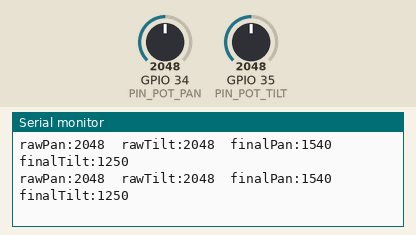
This sketch was run on a simulated ESP32. On the bench: the last lines printed to the serial monitor. Inputs (shaded band) come from the test bench; at power-on: GPIO 34 (PIN_POT_PAN) = 2048, GPIO 35 (PIN_POT_TILT) = 2048.

Above: at 1.7 s.
1.8 s: GPIO 34 (PIN_POT_PAN) set to 2170
At 2.3 s:
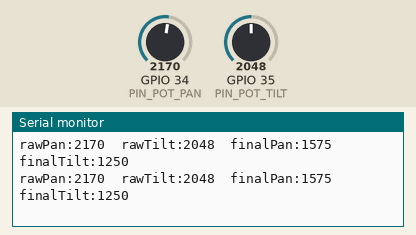
3.3 s: GPIO 35 (PIN_POT_TILT) set to 2170
At 4.1 s:
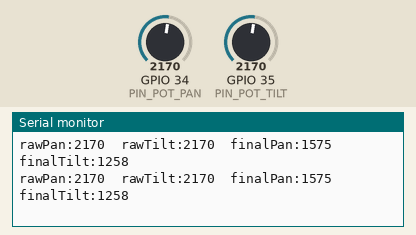
4.8 s: GPIO 34 (PIN_POT_PAN) set to 2090
At 5.7 s:
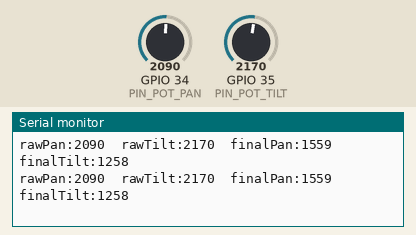
6.3 s: GPIO 35 (PIN_POT_TILT) set to 2090
At 6.8 s:
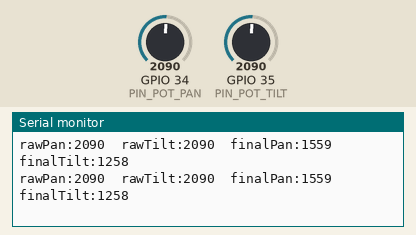
Timing chart, 0 to 8.8 s (numbered marks = the images above; inputs shaded):
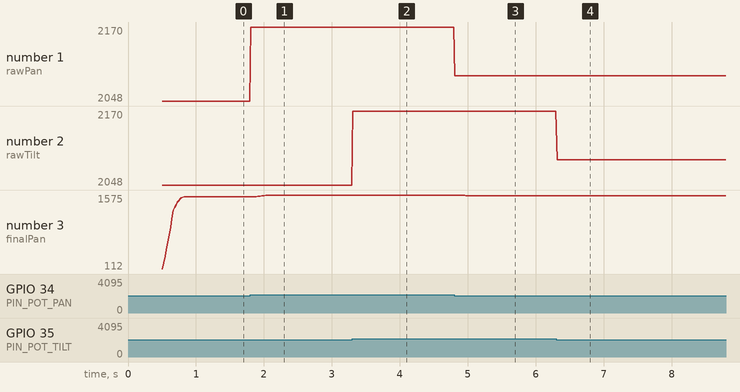

The sketch:

transmitter.ino
```cpp
/*
 * transmitter.ino — ESP32 Pan-Tilt Head Transmitter
 *
 * Reads two potentiometers (pan and tilt) and sends their mapped
 * positions to the receiver via ESP-NOW.
 *
 * SETUP:
 *   1. Flash receiver.ino first.
 *   2. Verify receiver MAC matches RECEIVER_MAC below.
 *   3. Flash this sketch.
 *
 * WIRING:
 *   Pan potentiometer  → GPIO34 (ADC input)
 *   Tilt potentiometer → GPIO35 (ADC input)
 *   Potentiometer VCC  → 3.3V
 *   Potentiometer GND  → GND
 */

#include <WiFi.h>
#include <esp_now.h>

// ---------------------------------------------------------------------------
// *** Receiver MAC address (must match receiver's hardcoded MAC) ***
// ---------------------------------------------------------------------------
static uint8_t RECEIVER_MAC[6] = {0x08, 0xB6, 0x1F, 0xB8, 0xA3, 0xD0};

// ---------------------------------------------------------------------------
// Pin & timing constants
// ---------------------------------------------------------------------------
static constexpr int PIN_POT_PAN = 34;  // ADC input for pan pot
static constexpr int PIN_POT_TILT = 35; // ADC input for tilt pot

static constexpr int TX_INTERVAL_MS = 20; // send rate (50 Hz)

// ADC is 12-bit: 0–4095, mapped to per-axis pulse width ranges below
static constexpr int ADC_MIN = 0;
static constexpr int ADC_MAX = 4095;
static constexpr int PAN_PULSE_MIN = 950;   // microseconds
static constexpr int PAN_PULSE_MAX = 2130;  // microseconds
static constexpr int TILT_PULSE_MIN = 1000; // microseconds
static constexpr int TILT_PULSE_MAX = 1500; // microseconds

// Moving average filter to reduce noise (number of samples to average)
static constexpr int FILTER_SIZE = 9;

// Secondary moving average after deadband to smooth the final output.
static constexpr int OUTPUT_FILTER_SIZE = 9;

// Deadband in pulse-width units: the output must move by at least this much
// before the transmitter treats it as a real change.
static constexpr int DEADBAND_US = 8;

// ---------------------------------------------------------------------------
// Shared packet struct — must match receiver.ino exactly
// ---------------------------------------------------------------------------
typedef struct __attribute__((packed))
{
    uint16_t pan_us;  // intended for receiver PAN range (PAN_MIN_US..PAN_MAX_US)
    uint16_t tilt_us; // intended for receiver TILT range (TILT_MIN_US..TILT_MAX_US)
} PanTiltPacket;

// ---------------------------------------------------------------------------
// Helpers
// ---------------------------------------------------------------------------

// Simple moving average filter to reduce ADC noise
class MovingAverageFilter
{
private:
    int buffer[FILTER_SIZE];
    int index = 0;
    int sum = 0;
    bool filled = false;

public:
    MovingAverageFilter()
    {
        for (int i = 0; i < FILTER_SIZE; i++)
            buffer[i] = 0;
    }

    int update(int newValue)
    {
        if (filled)
            sum -= buffer[index];

        buffer[index] = newValue;
        sum += newValue;
        index = (index + 1) % FILTER_SIZE;

        if (!filled && index == 0)
            filled = true;

        return sum / FILTER_SIZE;
    }
};

// Statefully suppress tiny output changes so jitter does not get transmitted.
class DeadbandFilter
{
private:
    int lastValue = 0;
    bool initialized = false;

public:
    int update(int newValue)
    {
        if (!initialized)
        {
            lastValue = newValue;
            initialized = true;
            return lastValue;
        }

        if (abs(newValue - lastValue) >= DEADBAND_US)
            lastValue = newValue;

        return lastValue;
    }
};

// Secondary moving average to soften jumps after the deadband has locked
// onto a new value.
class OutputMovingAverageFilter
{
private:
    int buffer[OUTPUT_FILTER_SIZE];
    int index = 0;
    int sum = 0;
    bool filled = false;

public:
    OutputMovingAverageFilter()
    {
        for (int i = 0; i < OUTPUT_FILTER_SIZE; i++)
            buffer[i] = 0;
    }

    int update(int newValue)
    {
        if (filled)
            sum -= buffer[index];

        buffer[index] = newValue;
        sum += newValue;
        index = (index + 1) % OUTPUT_FILTER_SIZE;

        if (!filled && index == 0)
            filled = true;

        return sum / OUTPUT_FILTER_SIZE;
    }
};

// Global filter instances
MovingAverageFilter panFilter;
MovingAverageFilter tiltFilter;
DeadbandFilter panDeadband;
DeadbandFilter tiltDeadband;
OutputMovingAverageFilter panOutputFilter;
OutputMovingAverageFilter tiltOutputFilter;

// Map raw ADC value (0-4095) to servo pulse width using provided limits.
uint16_t adcToPulseWidth(int raw, int pulseMin, int pulseMax)
{
    // Constrain to valid ADC range
    raw = constrain(raw, ADC_MIN, ADC_MAX);

    // Linear mapping: ADC_MIN → pulseMin, ADC_MAX → pulseMax
    int pulseWidth = map(raw, ADC_MIN, ADC_MAX, pulseMin, pulseMax);
    return (uint16_t)constrain(pulseWidth, pulseMin, pulseMax);
}

// ESP-NOW send callback — logs errors if the peer did not acknowledge.
void onDataSent(const wifi_tx_info_t *info, esp_now_send_status_t status)
{
    if (status != ESP_NOW_SEND_SUCCESS)
    {
        Serial.println("[TX] Send FAILED — check receiver is on and MAC is correct.");
    }
}

// ---------------------------------------------------------------------------
// Setup
// ---------------------------------------------------------------------------
void setup()
{
    Serial.begin(115200);
    delay(500);

    // ADC pins (34, 35) are inputs; no pinMode needed, but set explicitly for clarity
    pinMode(PIN_POT_PAN, INPUT);
    pinMode(PIN_POT_TILT, INPUT);

    WiFi.mode(WIFI_STA);
    Serial.print("[TX] Transmitter MAC: ");
    Serial.println(WiFi.macAddress());
    Serial.print("[TX] Target receiver MAC: ");
    Serial.printf("%02X:%02X:%02X:%02X:%02X:%02X\n",
                  RECEIVER_MAC[0], RECEIVER_MAC[1], RECEIVER_MAC[2],
                  RECEIVER_MAC[3], RECEIVER_MAC[4], RECEIVER_MAC[5]);

    if (esp_now_init() != ESP_OK)
    {
        Serial.println("[TX] ESP-NOW init failed — halting.");
        while (true)
            delay(1000);
    }
    esp_now_register_send_cb(onDataSent);

    // Register receiver peer
    esp_now_peer_info_t peerInfo = {};
    memcpy(peerInfo.peer_addr, RECEIVER_MAC, 6);
    peerInfo.channel = 0;
    peerInfo.encrypt = false;
    if (esp_now_add_peer(&peerInfo) != ESP_OK)
    {
        Serial.println("[TX] Failed to add peer — halting.");
        while (true)
            delay(1000);
    }

    Serial.println("[TX] ESP-NOW ready. Sending packets...");
}

// ---------------------------------------------------------------------------
// Main loop
// ---------------------------------------------------------------------------
void loop()
{
    static uint32_t lastTxMs = 0;
    uint32_t now = millis();
    if (now - lastTxMs < (uint32_t)TX_INTERVAL_MS)
        return;
    lastTxMs = now;

    // Read potentiometers and apply moving average filter
    int rawPan = analogRead(PIN_POT_PAN);
    int rawTilt = analogRead(PIN_POT_TILT);

    int filteredPan = panFilter.update(rawPan);
    int filteredTilt = tiltFilter.update(rawTilt);

    int panStableUs = panDeadband.update(adcToPulseWidth(filteredPan, PAN_PULSE_MIN, PAN_PULSE_MAX));
    int tiltStableUs = tiltDeadband.update(adcToPulseWidth(filteredTilt, TILT_PULSE_MIN, TILT_PULSE_MAX));

    uint16_t panUs = (uint16_t)panOutputFilter.update(panStableUs);
    uint16_t tiltUs = (uint16_t)tiltOutputFilter.update(tiltStableUs);

    // Build and send packet
    PanTiltPacket pkt;
    pkt.pan_us = panUs;
    pkt.tilt_us = tiltUs;

    esp_now_send(RECEIVER_MAC, (uint8_t *)&pkt, sizeof(pkt));

    Serial.printf("rawPan:%d\trawTilt:%d\tfinalPan:%u\tfinalTilt:%u\n",
                  rawPan, rawTilt, panUs, tiltUs);
}
```

Measured:
- after the input at 1.8 s, the serial monitor: prints a new line at once (image 1)
- after the input at 3.3 s, the serial monitor: prints a new line at once (image 2)
- after the input at 4.8 s, the serial monitor: prints a new line at once (image 3)
- after the input at 6.3 s, the serial monitor: prints a new line at once (image 4)
- plotted number 1: 2048 → 2170 after the input at 1.8 s, 2170 → 2090 after the input at 4.8 s
- plotted number 3: 1540 → 1575 after the input at 1.8 s, 1575 → 1559 after the input at 4.8 s
